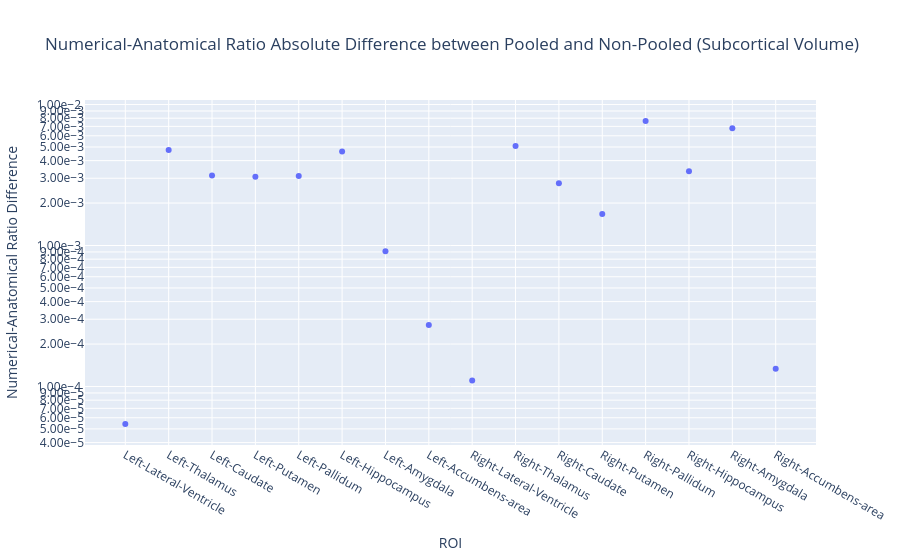

The cell this chart's notebook holds for it:
### Markdown cell above
#### Difference between pooled vs non-pooled

### Code cell
r_na_diff = r_na_pooled.copy()
r_na_diff["r"] = (r_na_diff["r"] - r_na["r"]).abs()
# Filter out ROI
roi_to_keep = [
        "Left-Accumbens-area",
        "Left-Amygdala",
        "Left-Caudate",
        "Left-Hippocampus",
        "Left-Pallidum",
        "Left-Putamen",
        "Left-Thalamus",
        "Left-Lateral-Ventricle",
        "Right-Accumbens-area",
        "Right-Amygdala",
        "Right-Caudate",
        "Right-Hippocampus",
        "Right-Pallidum",
        "Right-Putamen",
        "Right-Thalamus",
        "Right-Lateral-Ventricle",
    ]
r_na_diff = r_na_diff[r_na_diff.ROI.isin(roi_to_keep)]
print(f"Max difference: {r_na_diff['r'].max()}")
fig = px.scatter(
    r_na_diff,
    x="ROI",
    y="r",
    log_y=True,
    title="Numerical-Anatomical Ratio Absolute Difference between Pooled and Non-Pooled (Subcortical Volume)",
    labels={"r": "Numerical-Anatomical Ratio Difference"},
).update_yaxes(tickformat=".2e")
print_figure(fig, "figures/subcortical_volume_r_na_diff.png")

### Figure 1 — Plotly figure (JSON) as saved in the notebook; plotly's stock layout.template omitted (floating-point values rounded to 4 significant figures)
{"data": [{"hovertemplate": "ROI=%{x}<br>Numerical-Anatomical Ratio Difference=%{y}<extra></extra>", "legendgroup": "", "marker": {"color": "#636efa", "symbol": "circle"}, "mode": "markers", "name": "", "orientation": "v", "showlegend": false, "type": "scatter", "x": ["Left-Lateral-Ventricle", "Left-Thalamus", "Left-Caudate", "Left-Putamen", "Left-Pallidum", "Left-Hippocampus", "Left-Amygdala", "Left-Accumbens-area", "Right-Lateral-Ventricle", "Right-Thalamus", "Right-Caudate", "Right-Putamen", "Right-Pallidum", "Right-Hippocampus", "Right-Amygdala", "Right-Accumbens-area"], "xaxis": "x", "y": [5.419e-05, 0.004757, 0.003134, 0.003076, 0.003107, 0.004636, 0.0009121, 0.0002731, 0.0001105, 0.005083, 0.00277, 0.001676, 0.007641, 0.003363, 0.006777, 0.0001337], "yaxis": "y"}], "layout": {"legend": {"tracegroupgap": 0}, "title": {"text": "Numerical-Anatomical Ratio Absolute Difference between Pooled and Non-Pooled (Subcortical Volume)"}, "xaxis": {"anchor": "y", "domain": [0, 1], "title": {"text": "ROI"}}, "yaxis": {"anchor": "x", "domain": [0, 1], "tickformat": ".2e", "title": {"text": "Numerical-Anatomical Ratio Difference"}, "type": "log"}}}
